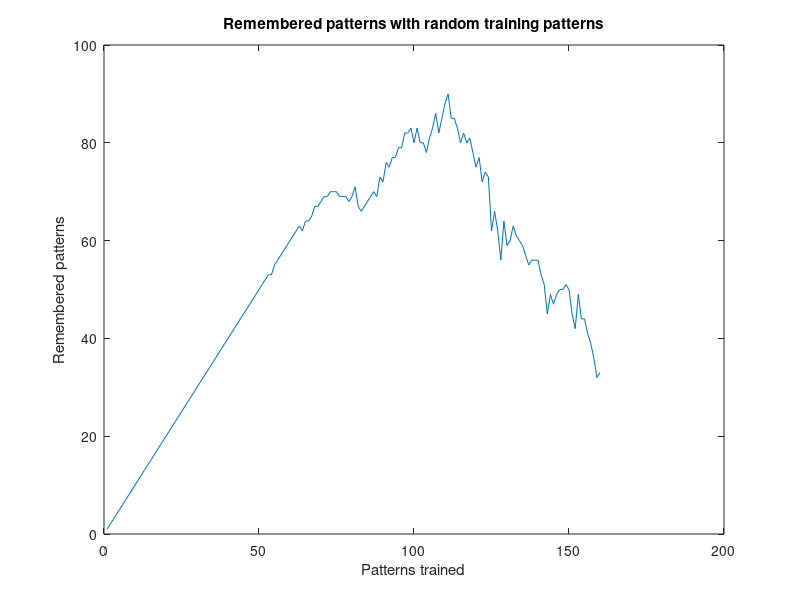

The MATLAB source for this figure:
%% generate the data
clear all


%% testing number of weights

limit = 1000000;

p_test_true = [];
p_test = [];
p_train = [];
w = zeros(1024);

end_weights = 160;


remembered = [];

for nweights = 1:end_weights
    
    p_new = randi([0 1],[1 1024])*2 -1;
    
    disp("-------Weights: " + nweights)

    p_train = [p_train; p_new];
    p_test = [p_test_true;p_new];
    p_test_true = [p_test_true; p_new];

    w = w + p_new'*p_new;
    %w = w-diag(diag(w));
    
    [num_of_patterns, num_of_elements] = size(p_test);
    
    for p = 1:num_of_patterns
        converged = 0;

        epoch = 0;
        while converged == 0 && epoch<limit
            epoch=epoch + 1;
%batch
            update = sign(w*p_test(p,:)')';
            check = (update == p_test(p,:));
            if sum(check)==numel(check)
                converged = 1;
            else
                p_test(p,:) = update;
            end
            
        end
    end

    remembered(nweights) = sum(ismember(p_test,p_train,'rows'));

end

figure(1)
plot(remembered)
title('Remembered patterns with random training patterns')
xlabel('Patterns trained')
ylabel('Remembered patterns')

